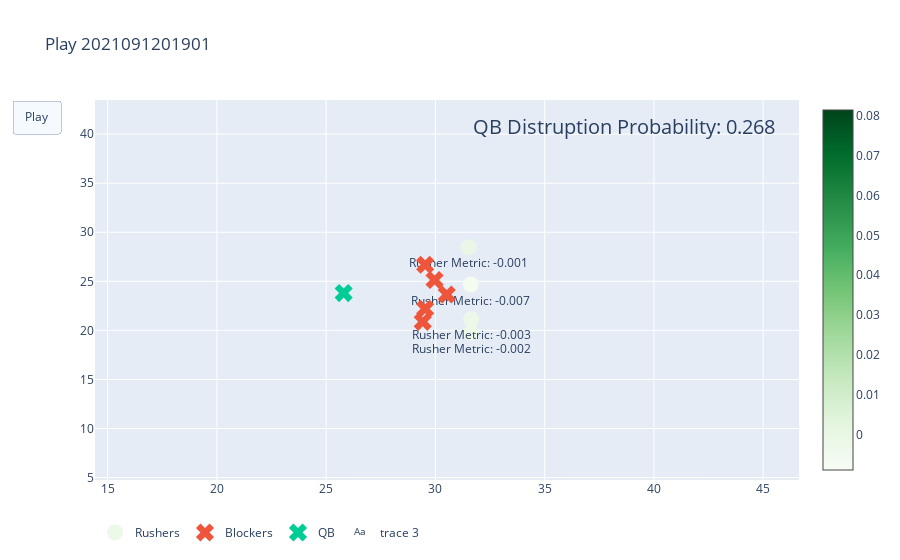

The code cell stored with this chart in its notebook:
### Code cell
from __future__ import annotations
import plotly
import plotly.graph_objects as go
fig = go.Figure(
    data= start_frame,
    layout=layout_draw,
    frames=all_frame
)

fig.update_layout(legend=dict(orientation = "h"))  
fig.show()

### Figure 1 — Plotly figure (JSON) as saved in the notebook; plotly's stock layout.template omitted (floating-point values rounded to 4 significant figures)
{"data": [{"legendgroup": "Rushers", "marker": {"cmax": 0.0815, "cmin": -0.008972, "color": [-0.001976, -0.006992, -0.002598, -0.0009637], "colorscale": [[0, "rgb(247,252,245)"], [0.125, "rgb(229,245,224)"], [0.25, "rgb(199,233,192)"], [0.375, "rgb(161,217,155)"], [0.5, "rgb(116,196,118)"], [0.625, "rgb(65,171,93)"], [0.75, "rgb(35,139,69)"], [0.875, "rgb(0,109,44)"], [1, "rgb(0,68,27)"]], "showscale": true, "size": 16}, "mode": "markers+text", "name": "Rushers", "text": ["Rusher Metric: -0.002", "Rusher Metric: -0.007", "Rusher Metric: -0.003", "Rusher Metric: -0.001"], "textposition": "bottom center", "type": "scatter", "x": [31.63, 31.62, 31.64, 31.52], "y": [19.75, 24.67, 21.14, 28.48]}, {"legendgroup": "Blockers", "marker": {"size": 16, "symbol": "x"}, "mode": "markers", "name": "Blockers", "type": "scatter", "x": [29.53, 29.42, 29.96, 30.52, 29.53], "y": [22.2, 20.87, 25.14, 23.65, 26.69]}, {"legendgroup": "QB", "marker": {"size": 16, "symbol": "x"}, "mode": "markers", "name": "QB", "type": "scatter", "x": [25.8], "y": [23.8]}, {"mode": "text", "text": ["QB Distruption Probability: 0.268"], "textfont": {"size": 20}, "type": "scatter", "x": [38.64], "y": [40.48]}], "layout": {"legend": {"orientation": "h"}, "title": {"text": "Play 2021091201901"}, "updatemenus": [{"buttons": [{"args": [null, {"frame": {"duration": 500, "redraw": false}, "fromcurrent": true, "transition": {"duration": 0}}], "label": "Play", "method": "animate"}], "type": "buttons"}], "xaxis": {"autorange": false, "range": [14.42, 46.64]}, "yaxis": {"autorange": false, "range": [4.75, 43.48]}}}
